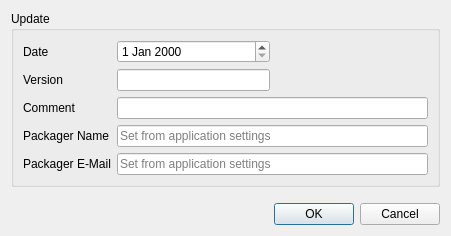
<?xml version="1.0" encoding="UTF-8"?>
<ui version="4.0">
 <class>AddUpdateDialog</class>
 <widget class="QDialog" name="AddUpdateDialog">
  <property name="geometry">
   <rect>
    <x>0</x>
    <y>0</y>
    <width>451</width>
    <height>236</height>
   </rect>
  </property>
  <property name="windowTitle">
   <string>Add Update</string>
  </property>
  <layout class="QGridLayout" name="gridLayout">
   <item row="0" column="0">
    <widget class="QGroupBox" name="gb_update">
     <property name="title">
      <string>Update</string>
     </property>
     <layout class="QGridLayout" name="gridLayout_2">
      <item row="1" column="0">
       <widget class="QLabel" name="lbl_update_version">
        <property name="text">
         <string>Version</string>
        </property>
       </widget>
      </item>
      <item row="1" column="1">
       <widget class="QLineEdit" name="le_update_version"/>
      </item>
      <item row="2" column="0">
       <widget class="QLabel" name="lbl_update_comment">
        <property name="text">
         <string>Comment</string>
        </property>
       </widget>
      </item>
      <item row="2" column="1" colspan="2">
       <widget class="QLineEdit" name="le_update_comment"/>
      </item>
      <item row="3" column="0">
       <widget class="QLabel" name="lbl_packager_name">
        <property name="text">
         <string>Packager Name</string>
        </property>
       </widget>
      </item>
      <item row="3" column="1" colspan="2">
       <widget class="QLineEdit" name="le_packager_name">
        <property name="placeholderText">
         <string>Set from application settings</string>
        </property>
       </widget>
      </item>
      <item row="4" column="0">
       <widget class="QLabel" name="lbl_packager_email">
        <property name="text">
         <string>Packager E-Mail</string>
        </property>
       </widget>
      </item>
      <item row="4" column="1" colspan="2">
       <widget class="QLineEdit" name="le_packager_email">
        <property name="placeholderText">
         <string>Set from application settings</string>
        </property>
       </widget>
      </item>
      <item row="1" column="2">
       <spacer name="horizontalSpacer">
        <property name="orientation">
         <enum>Qt::Horizontal</enum>
        </property>
        <property name="sizeHint" stdset="0">
         <size>
          <width>40</width>
          <height>20</height>
         </size>
        </property>
       </spacer>
      </item>
      <item row="0" column="0">
       <widget class="QLabel" name="lbl_date">
        <property name="text">
         <string>Date</string>
        </property>
       </widget>
      </item>
      <item row="0" column="1">
       <widget class="QDateEdit" name="de_date"/>
      </item>
     </layout>
    </widget>
   </item>
   <item row="2" column="0">
    <widget class="QDialogButtonBox" name="buttonBox">
     <property name="orientation">
      <enum>Qt::Horizontal</enum>
     </property>
     <property name="standardButtons">
      <set>QDialogButtonBox::Cancel|QDialogButtonBox::Ok</set>
     </property>
    </widget>
   </item>
   <item row="1" column="0">
    <spacer name="verticalSpacer">
     <property name="orientation">
      <enum>Qt::Vertical</enum>
     </property>
     <property name="sizeHint" stdset="0">
      <size>
       <width>20</width>
       <height>40</height>
      </size>
     </property>
    </spacer>
   </item>
  </layout>
 </widget>
 <tabstops>
  <tabstop>le_update_version</tabstop>
  <tabstop>le_update_comment</tabstop>
  <tabstop>de_date</tabstop>
  <tabstop>le_packager_name</tabstop>
  <tabstop>le_packager_email</tabstop>
  <tabstop>buttonBox</tabstop>
 </tabstops>
 <resources/>
 <connections>
  <connection>
   <sender>buttonBox</sender>
   <signal>rejected()</signal>
   <receiver>AddUpdateDialog</receiver>
   <slot>reject()</slot>
   <hints>
    <hint type="sourcelabel">
     <x>325</x>
     <y>226</y>
    </hint>
    <hint type="destinationlabel">
     <x>286</x>
     <y>235</y>
    </hint>
   </hints>
  </connection>
 </connections>
</ui>
